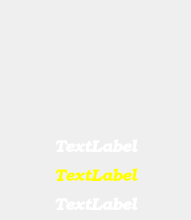
   <widget class="QWidget" name="bar_6" native="true">
    <property name="geometry">
     <rect>
      <x>580</x>
      <y>460</y>
      <width>191</width>
      <height>220</height>
     </rect>
    </property>
    <widget class="QWidget" name="verticalLayoutWidget_11">
     <property name="geometry">
      <rect>
       <x>0</x>
       <y>-1</y>
       <width>191</width>
       <height>219</height>
      </rect>
     </property>
     <layout class="QVBoxLayout" name="verticalLayout_11">
      <item>
       <layout class="QHBoxLayout" name="horizontalLayout_11">
        <property name="leftMargin">
         <number>1</number>
        </property>
        <property name="topMargin">
         <number>2</number>
        </property>
        <item>
         <widget class="QLabel" name="card_1_bar_6">
          <property name="minimumSize">
           <size>
            <width>90</width>
            <height>130</height>
           </size>
          </property>
          <property name="text">
           <string/>
          </property>
         </widget>
        </item>
        <item>
         <widget class="QLabel" name="card_2_bar_6">
          <property name="minimumSize">
           <size>
            <width>90</width>
            <height>130</height>
           </size>
          </property>
          <property name="text">
           <string/>
          </property>
         </widget>
        </item>
       </layout>
      </item>
      <item>
       <widget class="QLabel" name="name_bar_6">
        <property name="palette">
         <palette>
          <active>
           <colorrole role="WindowText">
            <brush brushstyle="SolidPattern">
             <color alpha="255">
              <red>255</red>
              <green>255</green>
              <blue>255</blue>
             </color>
            </brush>
           </colorrole>
          </active>
          <inactive>
           <colorrole role="WindowText">
            <brush brushstyle="SolidPattern">
             <color alpha="255">
              <red>255</red>
              <green>255</green>
              <blue>255</blue>
             </color>
            </brush>
           </colorrole>
          </inactive>
          <disabled>
           <colorrole role="WindowText">
            <brush brushstyle="SolidPattern">
             <color alpha="255">
              <red>159</red>
              <green>158</green>
              <blue>158</blue>
             </color>
            </brush>
           </colorrole>
          </disabled>
         </palette>
        </property>
        <property name="font">
         <font>
          <family>URW Bookman L</family>
          <pointsize>12</pointsize>
          <weight>75</weight>
          <italic>true</italic>
          <bold>true</bold>
         </font>
        </property>
        <property name="text">
         <string>TextLabel</string>
        </property>
        <property name="alignment">
         <set>Qt::AlignCenter</set>
        </property>
       </widget>
      </item>
      <item>
       <widget class="QLabel" name="stack_bar_6">
        <property name="palette">
         <palette>
          <active>
           <colorrole role="WindowText">
            <brush brushstyle="SolidPattern">
             <color alpha="255">
              <red>255</red>
              <green>255</green>
              <blue>0</blue>
             </color>
            </brush>
           </colorrole>
          </active>
          <inactive>
           <colorrole role="WindowText">
            <brush brushstyle="SolidPattern">
             <color alpha="255">
              <red>255</red>
              <green>255</green>
              <blue>0</blue>
             </color>
            </brush>
           </colorrole>
          </inactive>
          <disabled>
           <colorrole role="WindowText">
            <brush brushstyle="SolidPattern">
             <color alpha="255">
              <red>159</red>
              <green>158</green>
              <blue>158</blue>
             </color>
            </brush>
           </colorrole>
          </disabled>
         </palette>
        </property>
        <property name="font">
         <font>
          <family>URW Bookman L</family>
          <pointsize>12</pointsize>
          <weight>75</weight>
          <italic>true</italic>
          <bold>true</bold>
         </font>
        </property>
        <property name="text">
         <string>TextLabel</string>
        </property>
        <property name="alignment">
         <set>Qt::AlignCenter</set>
        </property>
       </widget>
      </item>
      <item>
       <widget class="QLabel" name="action_bar_6">
        <property name="palette">
         <palette>
          <active>
           <colorrole role="WindowText">
            <brush brushstyle="SolidPattern">
             <color alpha="255">
              <red>255</red>
              <green>255</green>
              <blue>255</blue>
             </color>
            </brush>
           </colorrole>
          </active>
          <inactive>
           <colorrole role="WindowText">
            <brush brushstyle="SolidPattern">
             <color alpha="255">
              <red>255</red>
              <green>255</green>
              <blue>255</blue>
             </color>
            </brush>
           </colorrole>
          </inactive>
          <disabled>
           <colorrole role="WindowText">
            <brush brushstyle="SolidPattern">
             <color alpha="255">
              <red>159</red>
              <green>158</green>
              <blue>158</blue>
             </color>
            </brush>
           </colorrole>
          </disabled>
         </palette>
        </property>
        <property name="font">
         <font>
          <family>URW Bookman L</family>
          <pointsize>12</pointsize>
          <weight>75</weight>
          <italic>true</italic>
          <bold>true</bold>
         </font>
        </property>
        <property name="text">
         <string>TextLabel</string>
        </property>
        <property name="alignment">
         <set>Qt::AlignCenter</set>
        </property>
       </widget>
      </item>
     </layout>
    </widget>
   </widget>
